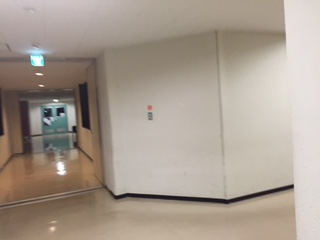
#> input picture 2015/所信表明/画像/t3.JPG, 320 x 240 px
$ python sift.py   (older library calls are emulated)
#> lines starting #> are read from the running program, lines starting #| are printed output that depends on the picture
# -*- coding: utf-8 -*-
import cv2
import numpy as np

def main():
    # 画像の取得
    im = cv2.imread("t3.JPG")
#> im is the input picture: shape (240, 320, 3); mean B, G, R 143.2, 155, 167.2
    # グレースケール変換
    gray = cv2.imread("t3.JPG", 0)
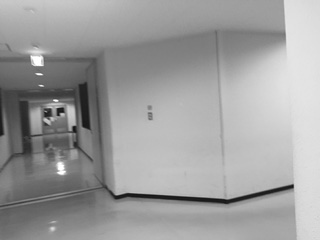
#> gray: shape (240, 320); min 19, max 255, mean 157.3
    # gray = cv2.cvtColor(im,cv2.COLOR_BGR2GRAY)
    sift = cv2.SIFT()
    # 特徴点の抽出
    kp = sift.detect(gray,None)
#> kp = 93 keypoints; strongest (x, y, size): (291, 186, 3.4), (291, 187, 3.7), (60, 110, 4.6), (56, 100, 2)
    # 特徴点に小さい円を描画
    im = cv2.drawKeypoints(im,kp)
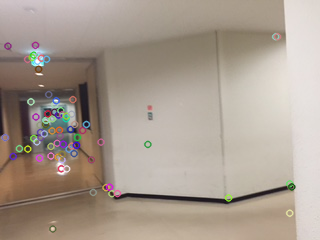
#> im: shape (240, 320, 3); mean B, G, R 143.7, 155.2, 167.7
    # 結果の保存
    cv2.imwrite("t3_sift.png",im)

if __name__ == '__main__':
    main()

$ run again, with 2015/所信表明/画像/t1.JPG copied over 2015/所信表明/画像/t3.JPG
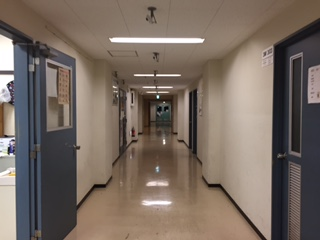
#> input picture 2015/所信表明/画像/t1.JPG, 320 x 240 px
#> in main, im is the input picture: shape (240, 320, 3); mean B, G, R 97.1, 106.6, 119.7
#> in main, `gray = cv2.imread("t3.JPG", 0)`:
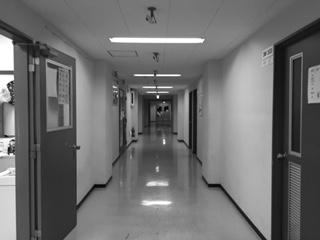
#> gray: shape (240, 320); min 1, max 255, mean 109.4
#> kp = 215 keypoints; strongest (x, y, size): (11, 154, 2.1), (8, 85, 2.4), (9, 150, 3.7), (11, 78, 4.3)
#> in main, `im = cv2.drawKeypoints(im,kp)`:
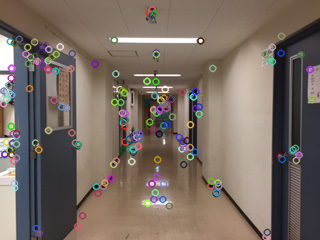
#> im: shape (240, 320, 3); mean B, G, R 99.2, 108.2, 120.8

$ run again, with 2015/所信表明/画像/t2.JPG copied over 2015/所信表明/画像/t3.JPG
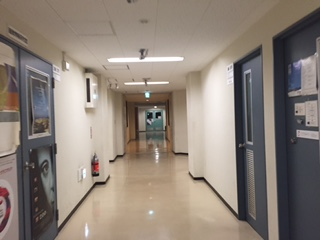
#> input picture 2015/所信表明/画像/t2.JPG, 320 x 240 px
#> in main, im is the input picture: shape (240, 320, 3); mean B, G, R 120.3, 129.6, 140.7
#> in main, `gray = cv2.imread("t3.JPG", 0)`:
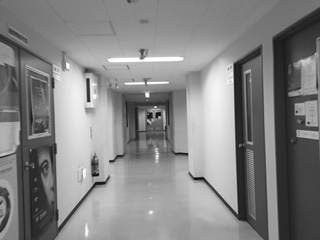
#> gray: shape (240, 320); min 4, max 255, mean 131.9
#> kp = 279 keypoints; strongest (x, y, size): (88, 100, 2.7), (147, 95, 3), (88, 80, 2.7), (110, 161, 2)
#> in main, `im = cv2.drawKeypoints(im,kp)`:
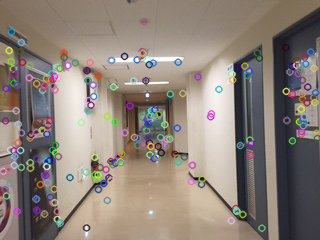
#> im: shape (240, 320, 3); mean B, G, R 121.6, 130.1, 140.8

$ run again, with 2015/所信表明/画像/t4.JPG copied over 2015/所信表明/画像/t3.JPG
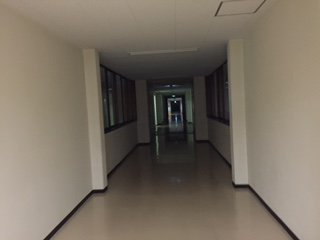
#> input picture 2015/所信表明/画像/t4.JPG, 320 x 240 px
#> in main, im is the input picture: shape (240, 320, 3); mean B, G, R 97.6, 110.7, 120.5
#> in main, `gray = cv2.imread("t3.JPG", 0)`:
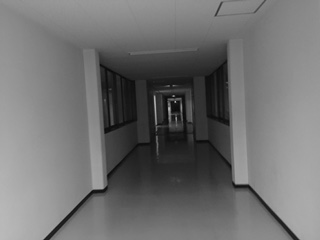
#> gray: shape (240, 320); min 8, max 185, mean 112.1
#> kp = 47 keypoints; strongest (x, y, size): (169, 109, 2.2), (164, 119, 97.8), (169, 104, 1.9), (169, 118, 2.1)
